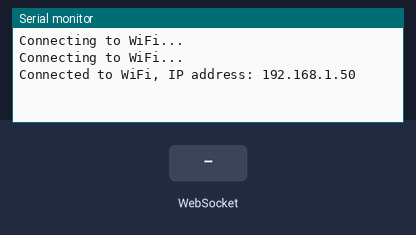
This sketch was run on a simulated ESP32. On the bench: the last lines printed to the serial monitor. The inputs (shaded band) are chosen by the test bench. WiFi joins after 1.5 s; servers stay silent unless stated.

Above: at 3.2 s.
3.3 s: WebSocket text "1" received
At 4.5 s:
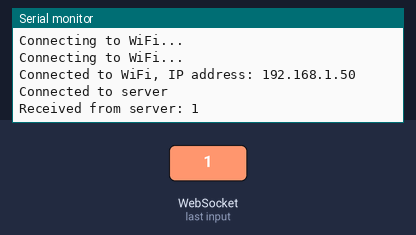
4.8 s: WebSocket text "0" received
At 5.7 s:
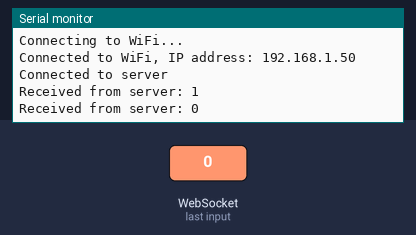
6.3 s: WebSocket text "2" received
At 6.8 s:
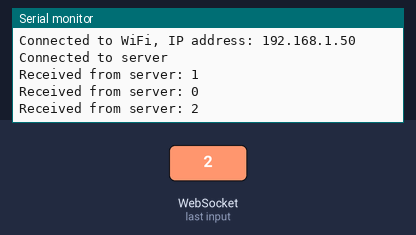

The sketch:

websockets.ino
```cpp
#include <WiFi.h>
#include <WebSocketsClient.h>

// Replace with your network credentials
const char* ssid = "JENG_2.4GHz";
const char* password = "2000120400";

// WebSocket client
WebSocketsClient webSocket;

void webSocketEvent(WStype_t type, uint8_t * payload, size_t length) {
  switch(type) {
    case WStype_DISCONNECTED:
      Serial.println("Disconnected from server");
      break;
    case WStype_CONNECTED:
      Serial.println("Connected to server");
      webSocket.sendTXT("Hello from ESP32");
      break;
    case WStype_TEXT:
      payload[length] = '\0'; // Ensure null-termination
      Serial.printf("Received from server: %s\n", (char*)payload);
      break;
    case WStype_BIN:
      Serial.printf("Received binary data from server, length: %u\n", length);
      break;
    case WStype_ERROR:
      Serial.println("Error from server");
      break;
    case WStype_FRAGMENT_TEXT_START:
    case WStype_FRAGMENT_BIN_START:
    case WStype_FRAGMENT:
    case WStype_FRAGMENT_FIN:
      // Fragmented messages, ignore for now
      break;
  }
}

void setup() {
  Serial.begin(115200);
  WiFi.begin(ssid, password);

  // Wait for connection
  while (WiFi.status() != WL_CONNECTED) {
    delay(1000);
    Serial.println("Connecting to WiFi...");
  }

  Serial.print("Connected to WiFi, IP address: ");
  Serial.println(WiFi.localIP());

  // WebSocket settings - replace with your server IP and port
  webSocket.begin("192.168.0.107", 3000, "/"); // Replace with your server IP and port
  webSocket.onEvent(webSocketEvent);
}

void loop() {
  webSocket.loop();
}
```

Measured:
- after the input at 3.3 s, the serial monitor: prints a new line at once (image 1)
- after the input at 4.8 s, the serial monitor: prints a new line at once (image 2)
- after the input at 6.3 s, the serial monitor: prints a new line at once (image 3)
